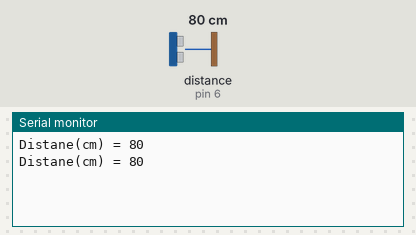
The sketch below on a simulated Arduino Uno, built with avr-gcc and run on an emulated ATmega328P. On the bench: the last lines printed to the serial monitor. Wiring (inferred from the names in the program): ultrasonic range finder: trigger pin 7; echo pin 6. Inputs (shaded band) come from the test bench; at power-on: distance to the obstacle (sensor on pin 6) 80 cm. The echo pulse lasts 58.3 µs per cm.

Above: at 1.8 s.
1.9 s: distance to the obstacle (sensor on pin 6) set to 2 cm
At 2.8 s:
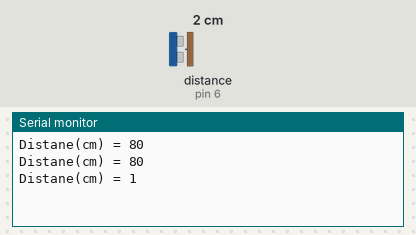
3.4 s: distance to the obstacle (sensor on pin 6) set to 4 cm
At 4.8 s:
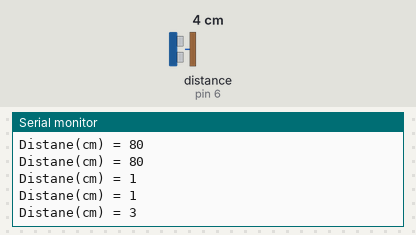
Timing chart, 0 to 6.4 s (numbered marks = the images above; inputs shaded):
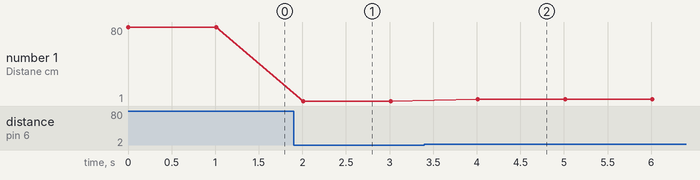

Measured:
- after the input at 1.9 s, the serial monitor: prints a new line after 0.11 s (image 1)
- after the input at 3.4 s, the serial monitor: prints a new line after 0.61 s (image 2)
- plotted number 1: 80 → 1 after the input at 1.9 s, 1 → 3 after the input at 3.4 s

The sketch:

__________-______.ino
```cpp
//호환모드에서 거리를 측정하는 예시 - 호환 모드에서는 에코 출력과 트리거 입력핀이 분리되어 있다

int distance;

int trigger = 7;
int echo = 6;

void setup() {
  Serial.begin(9600);
  pinMode(trigger, OUTPUT); //트리거핀 출력으로 설정
  pinMode(echo, INPUT); //에코핀 입력으로 설정
}

void loop() {
  //트리거핀으로 10μs의 펄스를 발생
  digitalWrite(trigger, HIGH);
  delayMicroseconds(10);
  digitalWrite(trigger, LOW);

  //에코핀 입력으로부터 거리를 cm 단위로 계산
  distance = pulseIn(echo, HIGH) / 58;

  Serial.println("Distane(cm) = " + String(distance));

  delay(1000);
}
```
